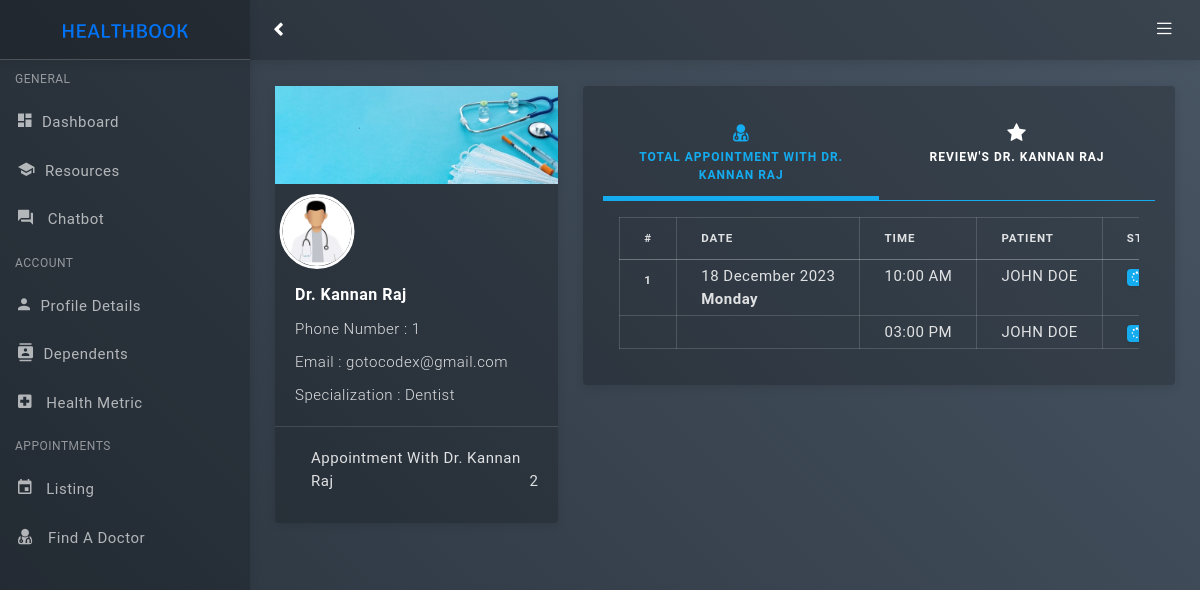
The app's page /patient/view-doctor.php?did=1 (signed in), older data.
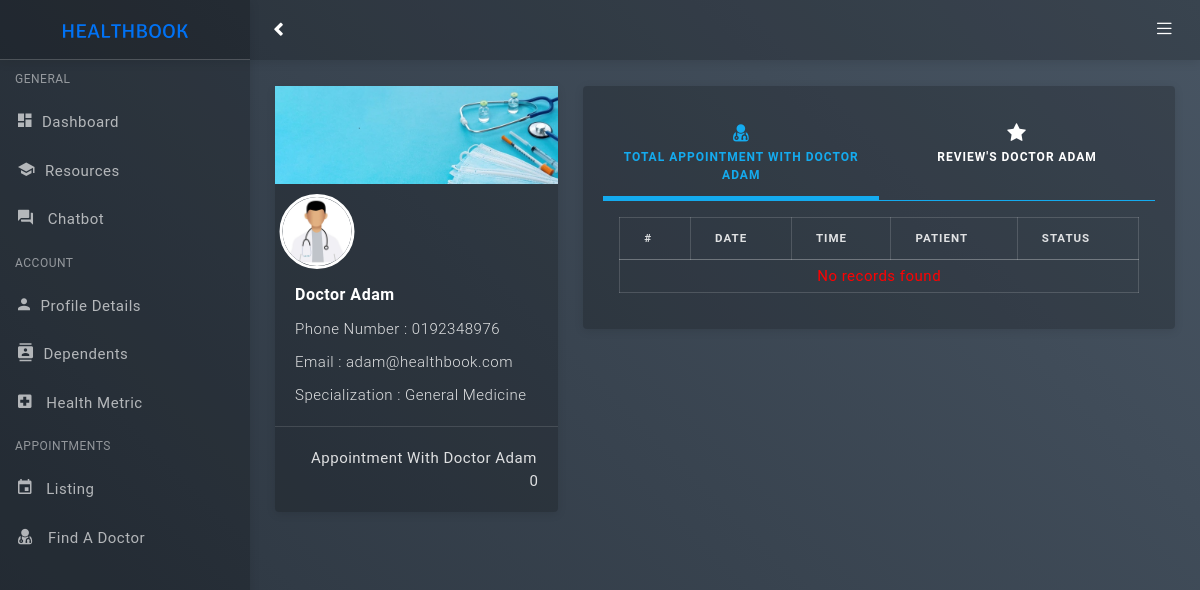
The same page, newer data.
### tables this page shows
CREATE TABLE `doctor` (
  `id` bigint(20) NOT NULL,
  `doctorId` varchar(5) NOT NULL,
  `password` varchar(200) NOT NULL,
  `doctorName` varchar(255) NOT NULL,
  `doctorEmail` varchar(255) NOT NULL,
  `doctorPhone` varchar(15) NOT NULL,
  `specialization` int(11) NOT NULL
);

CREATE TABLE `specialization` (
  `id_specialization` int(11) NOT NULL,
  `name_specialization` varchar(255) NOT NULL
);

CREATE TABLE `appointment` (
  `appId` int(11) NOT NULL,
  `patientId` int(11) NOT NULL,
  `dependentID` int(11) DEFAULT NULL,
  `appType` varchar(50) NOT NULL,
  `appDate` date DEFAULT NULL,
  `appTime` time DEFAULT NULL,
  `status` varchar(10) NOT NULL DEFAULT 'pending',
  `doctorID` bigint(20) NOT NULL,
  `receipt` varchar(500) DEFAULT NULL
);

CREATE TABLE `patient` (
  `id` int(11) NOT NULL,
  `icPatient` bigint(20) NOT NULL,
  `patientName` varchar(500) NOT NULL,
  `patientEmail` varchar(100) NOT NULL,
  `password` varchar(200) NOT NULL,
  `patientPhone` varchar(15) NOT NULL,
  `patientGender` varchar(50) NOT NULL,
  `patientRace` varchar(50) NOT NULL,
  `patientAddress` varchar(500) NOT NULL
);

### patient/view-doctor.php (the view, shortened to what this page needs)
<?php
require '../dbconnection.php';
if (isset($_SESSION['id'], $_SESSION['password'])) {
?>
  <!DOCTYPE html>
  <html lang="en">
  <?php include "head.php"; ?>
  <body class="bg-theme bg-theme9">
    <div id="wrapper">
      <?php
      include "sidebar.php";
      include "header.php";
      ?>
      <div class="content-wrapper">
        <div class="container-fluid">
          <?php
          $did = $_GET['did'];
          $query = "SELECT a.*,b.name_specialization FROM doctor a JOIN specialization b WHERE a.id=$did AND a.specialization=b.id_specialization";
          if ($result = mysqli_query($con, $query)) {
            $row = mysqli_fetch_assoc($result);
            extract($row);
            $query2 = "SELECT COUNT(*) as total FROM appointment WHERE patientID='" . $_SESSION['id'] . "' AND doctorID='$did'";
            $result2 = mysqli_query($con, $query2);
            $row2 = mysqli_fetch_assoc($result2);
            $countApp = $row2['total'];
          ?>
            <div class="row mt-3">
              <div class="col-lg-4">
                <div class="card profile-card-2">
                  <div class="card-img-block">
                    <img class="img-fluid" src="../assets/images/bannerprofile.jpg">
                  </div>
                  <div class="card-body pt-5">
                    <img src="../assets/images/doctor.jpg" class="profile">
                    <h5 class="card-title"><?php echo $doctorName ?></h5>
                    <p class="card-text">Phone Number : <?php echo $doctorPhone ?></p>
                    <p class="card-text">Email : <?php echo $doctorEmail ?></p>
                    <p class="card-text">Specialization : <?php echo $name_specialization ?></p>
                  </div>
                  <div class="card-body border-top border-light">
                    <div class="media align-items-center">
                      <div class="media-body text-left ml-3">
                        <div class="progress-wrapper">
                          <p>Appointment With <?php echo $doctorName ?> <span class="float-right"><?php echo $countApp ?></span></p>
                        </div>
                      </div>
                    </div>
                  </div>
                </div>
              <?php
            } else {
              die("Error with the query in the database");
            }
              ?>
              </div>
              <div class="col-lg-8">
                <div class="card">
                  <div class="card-body">
                    <ul class="nav nav-tabs nav-tabs-primary top-icon nav-justified">
                      <li class="nav-item">
                        <a href="javascript:void();" data-target="#totalApp" data-toggle="pill" class="nav-link active"><i class="fa fa-user-md"></i> <span class="hidden-xs">Total Appointment With <?php echo $doctorName ?></span></a>
                      </li>
                      <li class="nav-item">
                        <a href="javascript:void();" data-target="#review" data-toggle="pill" class="nav-link"><i class="fa fa-star"></i> <span class="hidden-xs">Review's <?php echo $doctorName ?></span></a>
                      </li>
                    </ul>
                    <div class="tab-content p-3">
                      <div class="tab-pane active" id="totalApp">
                        <div class="table-responsive">
                          <table class="table table-sm table-bordered">
                            <thead>
                              <tr>
                                <th scope="col">#</th>
                                <th scope="col">Date</th>
                                <th scope="col">Time</th>
                                <th scope="col">Patient</th>
                                <th scope="col">Status</th>
                              </tr>
                            </thead>
                            <tbody>
                              <?php
                              $count = 1;
                              $query = "SELECT a.*, b.patientName FROM appointment a
                          JOIN patient b ON a.patientID = b.id
                          WHERE a.doctorID='$did' AND a.patientID='" . $_SESSION['id'] . "'
                          ORDER BY a.appDate DESC, a.appTime";
                              $result = mysqli_query($con, $query);
                              if ($result) {
                                if (mysqli_num_rows($result) > 0) {
                                  $currentDate = null;
                                  while ($row = mysqli_fetch_assoc($result)) {
                                    extract($row);
                                    $formattedTime = date('h:i A', strtotime($appTime));
                                    $formattedDate = date('j F Y', strtotime($appDate)) . "<br><b>" . date('l', strtotime($appDate)) . "</b>";
                                    if ($status == 'pending') {
                                      $statusBadge = '<span class="badge badge-primary"><i class="fa fa-spinner"></i> PENDING</span>';
                                    } elseif ($status == 'approved') {
                                      $statusBadge = '<span class="badge badge-dark"><i class="fa fa-check"></i> APPROVED</span>';
                                    } else {
                                      $statusBadge = '<span class="badge badge-success"><i class="fa fa-check"></i> DONE</span>';
                                    }
                                    if ($appDate != $currentDate) {
                                      echo "<tr>";
                                      echo "<th scope='row'>" . $count . "</th>";
                                      echo "<td>" . $formattedDate . "</td>";
                                      echo "<td>" . $formattedTime . "</td>";
                                      echo "<td>" . $patientName . "</td>";
                                      echo "<td>" . $statusBadge . "</td>";
                                      echo "</tr>";
                                      $count++;
                                      $currentDate = $appDate;
                                    } else {
                                      echo "<tr>";
                                      echo "<th scope='row'></th>";
                                      echo "<td></td>";
                                      echo "<td>" . $formattedTime . "</td>";
                                      echo "<td>" . $patientName . "</td>";
                                      echo "<td>" . $statusBadge . "</td>";
                                      echo "</tr>";
                                    }
                                  }
                                } else {
                                  echo "<tr>";
                                  echo "<td colspan='5' style='text-align: center; color: red;'>No records found</td>";
                                  echo "</tr>";
                                }
                              } else {
                                die("Error with the query in the database");
                              }
                              ?>
                            </tbody>
                          </table>
                        </div>
                      </div>
                    </div>
                  </div>
                </div>
              </div>
            </div>
        </div>
  </body>
  </html>
<?php
} else {
  header("location:../index.php");
  exit;
}
?>

### patient/head.php (shortened to what this page needs)
<head>
    <link href="../assets/css/bootstrap.min.css" rel="stylesheet" />
    <link href="../assets/css/animate.css" rel="stylesheet" type="text/css" />
    <link href="../assets/css/icons.css" rel="stylesheet" type="text/css" />
    <link href="../assets/css/app-style.css" rel="stylesheet" />
    <link href="../assets/plugins/simplebar/css/simplebar.css" rel="stylesheet" />
    <link href="../assets/css/sidebar-menu.css" rel="stylesheet" />
    <link href="../assets/plugins/fullcalendar/css/fullcalendar.min.css" rel='stylesheet' />
</head>

### patient/sidebar.php
<div id="sidebar-wrapper" data-simplebar="" data-simplebar-auto-hide="true">
    <div class="brand-logo">
        <a href="dashboard.php">
            <img src="../assets/images/logo.svg" class="w-50" alt="logo icon">
        </a>
    </div>
    <ul class="sidebar-menu do-nicescrol">
        <li class="sidebar-header">GENERAL</li>
        <li>
            <a href="dashboard.php">
                <i class="zmdi zmdi-view-dashboard" aria-hidden="true"></i><span>Dashboard</span>
            </a>
        </li>
        <li>
            <a href="resources.php">
                <i class="zmdi zmdi-graduation-cap" aria-hidden="true"></i><span>Resources</span>
            </a>
        </li>
        <li>
            <a href="conversation.php">
                <i class="zmdi zmdi-comments" aria-hidden="true"></i> <span>Chatbot</span>
            </a>
        </li>
        <li class="sidebar-header">ACCOUNT</li>
        <li>
            <a href="profile.php">
                <i class="zmdi zmdi-account" aria-hidden="true"></i><span>Profile Details</span>
            </a>
        </li>
        <li>
            <a href="dependent.php">
                <i class="zmdi zmdi-accounts-list-alt" aria-hidden="true"></i><span>Dependents</span>
            </a>
        </li>
        <li>
            <a href="health-metrics.php">
                <i class="zmdi zmdi-hospital" aria-hidden="true"></i> <span>Health Metric</span>
            </a>
        </li>
        <li class="sidebar-header">APPOINTMENTS</li>
        <li>
            <a href="appointment.php">
                <i class="zmdi zmdi-calendar" aria-hidden="true"></i> <span>Listing</span>
            </a>
        </li>
        <li>
            <a href="doctors.php">
                <i class="fa fa-user-md" aria-hidden="true"></i><span>Find A Doctor</span>
            </a>
        </li>
    </ul>
</div>

### patient/header.php (shortened to what this page needs)
<header class="topbar-nav">
    <nav class="navbar navbar-expand fixed-top">
        <ul class="navbar-nav mr-auto align-items-center">
            <li class="nav-item">
                <a class="nav-link toggle-menu" href="javascript:void();" onclick="changeIcon()">
                    <i id="icon" class="fa fa-chevron-left menu-icon"></i>
                </a>
            </li>
        </ul>
        <ul class="navbar-nav align-items-center right-nav-link">
            <li class="nav-item">
                <a class="nav-link dropdown-toggle dropdown-toggle-nocaret" data-toggle="dropdown" style="font-size: inherit;" href="javaScript:void();">
                    <i class="icon-menu"></i>
                </a>
            </li>
        </ul>
    </nav>
</header>

### assets/css/sidebar-menu.css (style rules this page uses)
.sidebar-menu { list-style: none; margin: 0; padding: 0; background-color: transparent; }
.sidebar-menu>li { position: relative; margin: 0; padding: 0; }
.sidebar-menu>li>a { padding: 13px 5px 13px 15px; display: block; border-left: 3px solid transparent; color: rgba(255, 255, 255, 0.65); font-size: 15px; }
.sidebar-menu>li>a>.fa { width: 20px; }
.sidebar-menu li.sidebar-header { padding: 10px 25px 10px 15px; font-size: 12px; color: rgba(255, 255, 255, 0.5); }
.sidebar-menu a { color: #b8c7ce; text-decoration: none; }

Row changes from the older to the newer data that the page shows:
removed appointment: appDate "18 December 2023", appDate "Monday", appTime "10:00 AM", patientId.patientName "JOHN DOE", status "pending" (drawn)
removed appointment: appTime "03:00 PM", patientId.patientName "JOHN DOE", status "pending" (drawn)
changed doctor: doctorName "Dr. Kannan Raj" → "Doctor Adam"; doctorPhone "1" → "0192348976"; doctorEmail "gotocodex@gmail.com" → "adam@healthbook.com"; specialization.name_specialization "Dentist" → "General Medicine"; doctorName "DR. KANNAN RAJ" → "DOCTOR ADAM"
Text that changed along with them:
$countApp: "2" → "0"
text now shown: "No records found"
